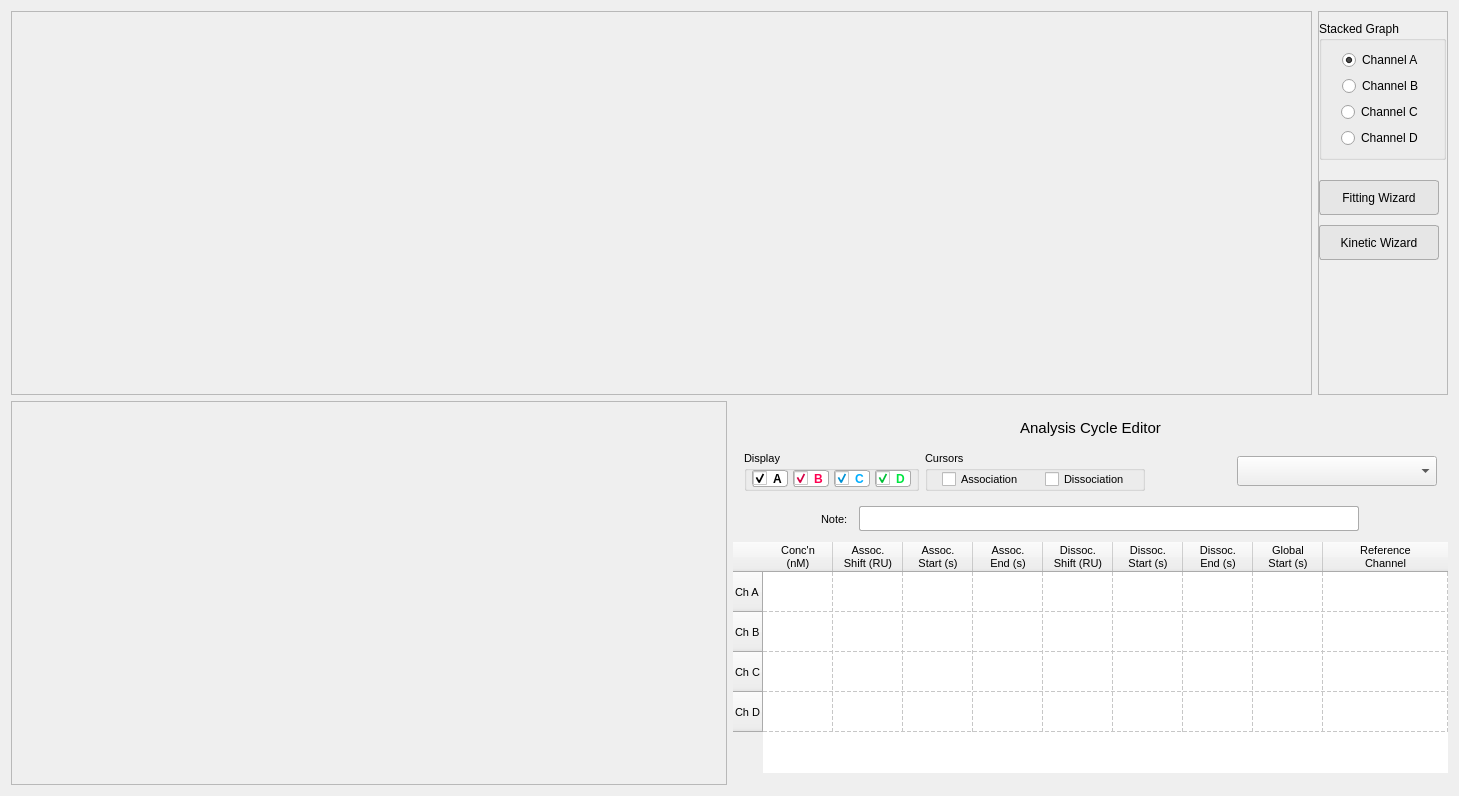
<?xml version="1.0" encoding="UTF-8"?>
<ui version="4.0">
 <class>FormAnalysis</class>
 <widget class="QWidget" name="FormAnalysis">
  <property name="geometry">
   <rect>
    <x>0</x>
    <y>0</y>
    <width>1459</width>
    <height>796</height>
   </rect>
  </property>
  <property name="minimumSize">
   <size>
    <width>1050</width>
    <height>0</height>
   </size>
  </property>
  <property name="font">
   <font>
    <family>Segoe UI</family>
   </font>
  </property>
  <property name="mouseTracking">
   <bool>true</bool>
  </property>
  <property name="focusPolicy">
   <enum>Qt::StrongFocus</enum>
  </property>
  <property name="windowTitle">
   <string>Form</string>
  </property>
  <layout class="QVBoxLayout" name="verticalLayout_4">
   <item>
    <layout class="QHBoxLayout" name="horizontalLayout">
     <item>
      <widget class="QFrame" name="frame_3">
       <property name="minimumSize">
        <size>
         <width>0</width>
         <height>200</height>
        </size>
       </property>
       <property name="frameShape">
        <enum>QFrame::StyledPanel</enum>
       </property>
       <property name="frameShadow">
        <enum>QFrame::Raised</enum>
       </property>
       <layout class="QHBoxLayout" name="horizontalLayout_7">
        <property name="leftMargin">
         <number>5</number>
        </property>
        <property name="topMargin">
         <number>5</number>
        </property>
        <property name="rightMargin">
         <number>5</number>
        </property>
        <property name="bottomMargin">
         <number>5</number>
        </property>
        <item>
         <widget class="PlotWidget" name="stack_graph" native="true">
          <property name="minimumSize">
           <size>
            <width>800</width>
            <height>200</height>
           </size>
          </property>
          <layout class="QHBoxLayout" name="horizontalLayout_6">
           <item>
            <spacer name="horizontalSpacer_3">
             <property name="orientation">
              <enum>Qt::Horizontal</enum>
             </property>
             <property name="sizeHint" stdset="0">
              <size>
               <width>40</width>
               <height>20</height>
              </size>
             </property>
            </spacer>
           </item>
           <item>
            <layout class="QVBoxLayout" name="verticalLayout_6">
             <item>
              <widget class="QLabel" name="label_cur_info">
               <property name="sizePolicy">
                <sizepolicy hsizetype="Preferred" vsizetype="Fixed">
                 <horstretch>0</horstretch>
                 <verstretch>0</verstretch>
                </sizepolicy>
               </property>
               <property name="font">
                <font>
                 <family>Segoe UI</family>
                 <pointsize>8</pointsize>
                </font>
               </property>
               <property name="styleSheet">
                <string notr="true">color: rgb(150, 150, 150);</string>
               </property>
               <property name="text">
                <string/>
               </property>
               <property name="alignment">
                <set>Qt::AlignRight|Qt::AlignTop|Qt::AlignTrailing</set>
               </property>
              </widget>
             </item>
             <item>
              <spacer name="verticalSpacer_2">
               <property name="orientation">
                <enum>Qt::Vertical</enum>
               </property>
               <property name="sizeHint" stdset="0">
                <size>
                 <width>20</width>
                 <height>40</height>
                </size>
               </property>
              </spacer>
             </item>
            </layout>
           </item>
          </layout>
         </widget>
        </item>
       </layout>
      </widget>
     </item>
     <item>
      <widget class="QFrame" name="frame">
       <property name="minimumSize">
        <size>
         <width>130</width>
         <height>300</height>
        </size>
       </property>
       <property name="maximumSize">
        <size>
         <width>400</width>
         <height>16777215</height>
        </size>
       </property>
       <property name="frameShape">
        <enum>QFrame::StyledPanel</enum>
       </property>
       <property name="frameShadow">
        <enum>QFrame::Raised</enum>
       </property>
       <layout class="QVBoxLayout" name="verticalLayout_3">
        <property name="spacing">
         <number>10</number>
        </property>
        <property name="leftMargin">
         <number>0</number>
        </property>
        <property name="rightMargin">
         <number>1</number>
        </property>
        <item>
         <widget class="QGroupBox" name="groupBox">
          <property name="minimumSize">
           <size>
            <width>120</width>
            <height>0</height>
           </size>
          </property>
          <property name="maximumSize">
           <size>
            <width>150</width>
            <height>16777215</height>
           </size>
          </property>
          <property name="title">
           <string>Stacked Graph</string>
          </property>
          <layout class="QVBoxLayout" name="verticalLayout_9">
           <item alignment="Qt::AlignHCenter">
            <widget class="QRadioButton" name="radio_a">
             <property name="text">
              <string>Channel A</string>
             </property>
             <property name="checked">
              <bool>true</bool>
             </property>
            </widget>
           </item>
           <item alignment="Qt::AlignHCenter">
            <widget class="QRadioButton" name="radio_b">
             <property name="text">
              <string>Channel B</string>
             </property>
            </widget>
           </item>
           <item alignment="Qt::AlignHCenter">
            <widget class="QRadioButton" name="radio_c">
             <property name="text">
              <string>Channel C</string>
             </property>
            </widget>
           </item>
           <item alignment="Qt::AlignHCenter">
            <widget class="QRadioButton" name="radio_d">
             <property name="text">
              <string>Channel D</string>
             </property>
            </widget>
           </item>
          </layout>
         </widget>
        </item>
        <item>
         <spacer name="verticalSpacer_6">
          <property name="orientation">
           <enum>Qt::Vertical</enum>
          </property>
          <property name="sizeType">
           <enum>QSizePolicy::Preferred</enum>
          </property>
          <property name="sizeHint" stdset="0">
           <size>
            <width>20</width>
            <height>10</height>
           </size>
          </property>
         </spacer>
        </item>
        <item>
         <widget class="QPushButton" name="fit_wizard_btn">
          <property name="minimumSize">
           <size>
            <width>110</width>
            <height>35</height>
           </size>
          </property>
          <property name="maximumSize">
           <size>
            <width>120</width>
            <height>16777215</height>
           </size>
          </property>
          <property name="font">
           <font>
            <family>Segoe UI</family>
           </font>
          </property>
          <property name="toolTip">
           <string>Launch KD Wizard</string>
          </property>
          <property name="styleSheet">
           <string notr="true">QPushButton {
		
		background-color: rgb(230, 230, 230);
	    border: 1px solid rgb(171, 171, 171); 
		border-radius: 3px;

}

QPushButton::hover{
	background: rgb(253, 253, 253);
	border: 1px raised;
	border-radius: 5px;
}</string>
          </property>
          <property name="text">
           <string>Fitting Wizard</string>
          </property>
         </widget>
        </item>
        <item>
         <widget class="QPushButton" name="kin_wizard_btn">
          <property name="enabled">
           <bool>true</bool>
          </property>
          <property name="minimumSize">
           <size>
            <width>110</width>
            <height>35</height>
           </size>
          </property>
          <property name="maximumSize">
           <size>
            <width>120</width>
            <height>16777215</height>
           </size>
          </property>
          <property name="font">
           <font>
            <family>Segoe UI</family>
           </font>
          </property>
          <property name="toolTip">
           <string>Launch Kinetic Wizard</string>
          </property>
          <property name="styleSheet">
           <string notr="true">QPushButton {
		
		background-color: rgb(230, 230, 230);
	    border: 1px solid rgb(171, 171, 171); 
		border-radius: 3px;

}

QPushButton::hover{
	background: rgb(253, 253, 253);
	border: 1px raised;
	border-radius: 5px;
}</string>
          </property>
          <property name="text">
           <string>Kinetic Wizard</string>
          </property>
         </widget>
        </item>
        <item>
         <spacer name="verticalSpacer_5">
          <property name="orientation">
           <enum>Qt::Vertical</enum>
          </property>
          <property name="sizeType">
           <enum>QSizePolicy::Expanding</enum>
          </property>
          <property name="sizeHint" stdset="0">
           <size>
            <width>20</width>
            <height>30</height>
           </size>
          </property>
         </spacer>
        </item>
        <item>
         <widget class="QFrame" name="file_ctrls">
          <layout class="QHBoxLayout" name="horizontalLayout_9">
           <property name="leftMargin">
            <number>0</number>
           </property>
           <property name="rightMargin">
            <number>0</number>
           </property>
           <item>
            <widget class="QPushButton" name="reset_analysis_btn">
             <property name="sizePolicy">
              <sizepolicy hsizetype="Fixed" vsizetype="Fixed">
               <horstretch>0</horstretch>
               <verstretch>0</verstretch>
              </sizepolicy>
             </property>
             <property name="minimumSize">
              <size>
               <width>30</width>
               <height>30</height>
              </size>
             </property>
             <property name="maximumSize">
              <size>
               <width>30</width>
               <height>30</height>
              </size>
             </property>
             <property name="font">
              <font>
               <family>Segoe UI</family>
               <pointsize>5</pointsize>
              </font>
             </property>
             <property name="mouseTracking">
              <bool>true</bool>
             </property>
             <property name="toolTip">
              <string>Clear All Data</string>
             </property>
             <property name="layoutDirection">
              <enum>Qt::LeftToRight</enum>
             </property>
             <property name="autoFillBackground">
              <bool>false</bool>
             </property>
             <property name="styleSheet">
              <string notr="true">QPushButton{
	border: none;
	background: none;
}

QPushButton::hover{
	background: white;
	border: 1px raised;
	border-radius: 10px;
}</string>
             </property>
             <property name="text">
              <string/>
             </property>
             <property name="icon">
              <iconset resource="ai.qrc">
               <normaloff>:/img/img/reload.png</normaloff>:/img/img/reload.png</iconset>
             </property>
             <property name="iconSize">
              <size>
               <width>25</width>
               <height>25</height>
              </size>
             </property>
             <property name="autoRepeat">
              <bool>false</bool>
             </property>
             <property name="autoExclusive">
              <bool>false</bool>
             </property>
             <property name="autoDefault">
              <bool>false</bool>
             </property>
             <property name="default">
              <bool>false</bool>
             </property>
             <property name="flat">
              <bool>false</bool>
             </property>
            </widget>
           </item>
           <item>
            <widget class="QPushButton" name="import_btn">
             <property name="sizePolicy">
              <sizepolicy hsizetype="Fixed" vsizetype="Fixed">
               <horstretch>0</horstretch>
               <verstretch>0</verstretch>
              </sizepolicy>
             </property>
             <property name="minimumSize">
              <size>
               <width>30</width>
               <height>30</height>
              </size>
             </property>
             <property name="maximumSize">
              <size>
               <width>30</width>
               <height>30</height>
              </size>
             </property>
             <property name="font">
              <font>
               <family>Segoe UI</family>
               <pointsize>5</pointsize>
              </font>
             </property>
             <property name="mouseTracking">
              <bool>true</bool>
             </property>
             <property name="toolTip">
              <string>Import Raw Data</string>
             </property>
             <property name="layoutDirection">
              <enum>Qt::LeftToRight</enum>
             </property>
             <property name="autoFillBackground">
              <bool>false</bool>
             </property>
             <property name="styleSheet">
              <string notr="true">QPushButton{
	border: none;
	background: none;
}

QPushButton::hover{
	background: white;
	border: 1px raised;
	border-radius: 10px;
}</string>
             </property>
             <property name="text">
              <string/>
             </property>
             <property name="icon">
              <iconset resource="ai.qrc">
               <normaloff>:/img/img/folder.png</normaloff>:/img/img/folder.png</iconset>
             </property>
             <property name="iconSize">
              <size>
               <width>23</width>
               <height>23</height>
              </size>
             </property>
             <property name="autoRepeat">
              <bool>false</bool>
             </property>
             <property name="autoExclusive">
              <bool>false</bool>
             </property>
             <property name="autoDefault">
              <bool>false</bool>
             </property>
             <property name="default">
              <bool>false</bool>
             </property>
             <property name="flat">
              <bool>false</bool>
             </property>
            </widget>
           </item>
           <item>
            <widget class="QPushButton" name="export_btn">
             <property name="sizePolicy">
              <sizepolicy hsizetype="Fixed" vsizetype="Fixed">
               <horstretch>0</horstretch>
               <verstretch>0</verstretch>
              </sizepolicy>
             </property>
             <property name="minimumSize">
              <size>
               <width>30</width>
               <height>30</height>
              </size>
             </property>
             <property name="maximumSize">
              <size>
               <width>30</width>
               <height>30</height>
              </size>
             </property>
             <property name="font">
              <font>
               <family>Segoe UI</family>
               <pointsize>5</pointsize>
              </font>
             </property>
             <property name="mouseTracking">
              <bool>true</bool>
             </property>
             <property name="toolTip">
              <string>Export Analysis Data</string>
             </property>
             <property name="layoutDirection">
              <enum>Qt::LeftToRight</enum>
             </property>
             <property name="autoFillBackground">
              <bool>false</bool>
             </property>
             <property name="styleSheet">
              <string notr="true">QPushButton{
	border: none;
	background: none;
}

QPushButton::hover{
	background: white;
	border: 1px raised;
	border-radius: 10px;
}</string>
             </property>
             <property name="text">
              <string/>
             </property>
             <property name="icon">
              <iconset resource="ai.qrc">
               <normaloff>:/img/img/save.png</normaloff>:/img/img/save.png</iconset>
             </property>
             <property name="iconSize">
              <size>
               <width>25</width>
               <height>25</height>
              </size>
             </property>
             <property name="autoRepeat">
              <bool>false</bool>
             </property>
             <property name="autoExclusive">
              <bool>false</bool>
             </property>
             <property name="autoDefault">
              <bool>false</bool>
             </property>
             <property name="default">
              <bool>false</bool>
             </property>
             <property name="flat">
              <bool>false</bool>
             </property>
            </widget>
           </item>
          </layout>
         </widget>
        </item>
        <item>
         <spacer name="verticalSpacer">
          <property name="orientation">
           <enum>Qt::Vertical</enum>
          </property>
          <property name="sizeHint" stdset="0">
           <size>
            <width>20</width>
            <height>30</height>
           </size>
          </property>
         </spacer>
        </item>
       </layout>
      </widget>
     </item>
    </layout>
   </item>
   <item>
    <layout class="QHBoxLayout" name="bottom_horizontal">
     <item>
      <widget class="QFrame" name="SOI_Frame">
       <property name="sizePolicy">
        <sizepolicy hsizetype="Expanding" vsizetype="Expanding">
         <horstretch>0</horstretch>
         <verstretch>0</verstretch>
        </sizepolicy>
       </property>
       <property name="minimumSize">
        <size>
         <width>0</width>
         <height>300</height>
        </size>
       </property>
       <property name="maximumSize">
        <size>
         <width>16777215</width>
         <height>500</height>
        </size>
       </property>
       <property name="font">
        <font>
         <family>Segoe UI</family>
         <pointsize>8</pointsize>
        </font>
       </property>
       <layout class="QHBoxLayout" name="horizontalLayout_3">
        <property name="leftMargin">
         <number>0</number>
        </property>
        <property name="topMargin">
         <number>0</number>
        </property>
        <property name="rightMargin">
         <number>0</number>
        </property>
        <property name="bottomMargin">
         <number>0</number>
        </property>
        <item>
         <widget class="QFrame" name="SOI">
          <property name="sizePolicy">
           <sizepolicy hsizetype="Expanding" vsizetype="Expanding">
            <horstretch>0</horstretch>
            <verstretch>0</verstretch>
           </sizepolicy>
          </property>
          <property name="minimumSize">
           <size>
            <width>250</width>
            <height>150</height>
           </size>
          </property>
          <property name="maximumSize">
           <size>
            <width>10000</width>
            <height>10000</height>
           </size>
          </property>
          <property name="frameShape">
           <enum>QFrame::StyledPanel</enum>
          </property>
          <property name="frameShadow">
           <enum>QFrame::Raised</enum>
          </property>
          <layout class="QVBoxLayout" name="verticalLayout_8">
           <item>
            <spacer name="horizontalSpacer_4">
             <property name="orientation">
              <enum>Qt::Horizontal</enum>
             </property>
             <property name="sizeHint" stdset="0">
              <size>
               <width>40</width>
               <height>20</height>
              </size>
             </property>
            </spacer>
           </item>
           <item>
            <spacer name="verticalSpacer_4">
             <property name="orientation">
              <enum>Qt::Vertical</enum>
             </property>
             <property name="sizeHint" stdset="0">
              <size>
               <width>10</width>
               <height>40</height>
              </size>
             </property>
            </spacer>
           </item>
          </layout>
         </widget>
        </item>
        <item>
         <widget class="QFrame" name="analysis_table">
          <property name="sizePolicy">
           <sizepolicy hsizetype="Expanding" vsizetype="Expanding">
            <horstretch>0</horstretch>
            <verstretch>0</verstretch>
           </sizepolicy>
          </property>
          <property name="minimumSize">
           <size>
            <width>300</width>
            <height>200</height>
           </size>
          </property>
          <property name="maximumSize">
           <size>
            <width>900</width>
            <height>360</height>
           </size>
          </property>
          <layout class="QVBoxLayout" name="verticalLayout_5">
           <property name="spacing">
            <number>3</number>
           </property>
           <property name="leftMargin">
            <number>0</number>
           </property>
           <property name="topMargin">
            <number>0</number>
           </property>
           <property name="rightMargin">
            <number>0</number>
           </property>
           <property name="bottomMargin">
            <number>0</number>
           </property>
           <item>
            <widget class="QLabel" name="label">
             <property name="minimumSize">
              <size>
               <width>0</width>
               <height>30</height>
              </size>
             </property>
             <property name="maximumSize">
              <size>
               <width>16777214</width>
               <height>30</height>
              </size>
             </property>
             <property name="font">
              <font>
               <family>Segoe UI</family>
               <pointsize>11</pointsize>
               <bold>false</bold>
              </font>
             </property>
             <property name="text">
              <string>Analysis Cycle Editor</string>
             </property>
             <property name="alignment">
              <set>Qt::AlignCenter</set>
             </property>
             <property name="indent">
              <number>30</number>
             </property>
            </widget>
           </item>
           <item>
            <widget class="QFrame" name="horizontalFrame">
             <property name="minimumSize">
              <size>
               <width>0</width>
               <height>50</height>
              </size>
             </property>
             <property name="maximumSize">
              <size>
               <width>16777215</width>
               <height>50</height>
              </size>
             </property>
             <layout class="QHBoxLayout" name="horizontalLayout_2">
              <property name="leftMargin">
               <number>11</number>
              </property>
              <property name="topMargin">
               <number>0</number>
              </property>
              <property name="rightMargin">
               <number>11</number>
              </property>
              <property name="bottomMargin">
               <number>0</number>
              </property>
              <item>
               <widget class="QGroupBox" name="groupBox_3">
                <property name="maximumSize">
                 <size>
                  <width>175</width>
                  <height>40</height>
                 </size>
                </property>
                <property name="title">
                 <string>Display</string>
                </property>
                <layout class="QHBoxLayout" name="horizontalLayout_4">
                 <property name="spacing">
                  <number>5</number>
                 </property>
                 <property name="leftMargin">
                  <number>5</number>
                 </property>
                 <property name="topMargin">
                  <number>0</number>
                 </property>
                 <property name="rightMargin">
                  <number>5</number>
                 </property>
                 <property name="bottomMargin">
                  <number>0</number>
                 </property>
                 <item>
                  <widget class="QCheckBox" name="segment_A">
                   <property name="minimumSize">
                    <size>
                     <width>0</width>
                     <height>15</height>
                    </size>
                   </property>
                   <property name="maximumSize">
                    <size>
                     <width>37</width>
                     <height>16777215</height>
                    </size>
                   </property>
                   <property name="font">
                    <font>
                     <family>Segoe UI</family>
                     <pointsize>9</pointsize>
                     <bold>true</bold>
                    </font>
                   </property>
                   <property name="styleSheet">
                    <string notr="true">QCheckBox{
	color: black;
	background:white;
	border: 1px solid rgb(171, 171, 171); 
	border-radius: 3px;
}</string>
                   </property>
                   <property name="text">
                    <string>A  </string>
                   </property>
                   <property name="checked">
                    <bool>true</bool>
                   </property>
                  </widget>
                 </item>
                 <item>
                  <widget class="QCheckBox" name="segment_B">
                   <property name="minimumSize">
                    <size>
                     <width>0</width>
                     <height>15</height>
                    </size>
                   </property>
                   <property name="maximumSize">
                    <size>
                     <width>37</width>
                     <height>16777215</height>
                    </size>
                   </property>
                   <property name="font">
                    <font>
                     <family>Segoe UI</family>
                     <pointsize>9</pointsize>
                     <bold>true</bold>
                    </font>
                   </property>
                   <property name="styleSheet">
                    <string notr="true">QCheckBox{
	color: rgb(255, 0, 81);
	background: white;
	border: 1px solid rgb(171, 171, 171); 
	border-radius: 3px;
}</string>
                   </property>
                   <property name="text">
                    <string>B  </string>
                   </property>
                   <property name="checked">
                    <bool>true</bool>
                   </property>
                  </widget>
                 </item>
                 <item>
                  <widget class="QCheckBox" name="segment_C">
                   <property name="minimumSize">
                    <size>
                     <width>0</width>
                     <height>15</height>
                    </size>
                   </property>
                   <property name="maximumSize">
                    <size>
                     <width>37</width>
                     <height>16777215</height>
                    </size>
                   </property>
                   <property name="font">
                    <font>
                     <family>Segoe UI</family>
                     <pointsize>9</pointsize>
                     <bold>true</bold>
                    </font>
                   </property>
                   <property name="styleSheet">
                    <string notr="true">QCheckBox{
	color: rgb(0, 174, 255);
	background: white;
	border: 1px solid rgb(171, 171, 171); 
	border-radius: 3px;
}</string>
                   </property>
                   <property name="text">
                    <string>C  </string>
                   </property>
                   <property name="checked">
                    <bool>true</bool>
                   </property>
                  </widget>
                 </item>
                 <item>
                  <widget class="QCheckBox" name="segment_D">
                   <property name="minimumSize">
                    <size>
                     <width>0</width>
                     <height>15</height>
                    </size>
                   </property>
                   <property name="maximumSize">
                    <size>
                     <width>37</width>
                     <height>16777215</height>
                    </size>
                   </property>
                   <property name="font">
                    <font>
                     <family>Segoe UI</family>
                     <pointsize>9</pointsize>
                     <bold>true</bold>
                    </font>
                   </property>
                   <property name="styleSheet">
                    <string notr="true">QCheckBox{
	color: rgb(0, 230, 65);
	border: 1px solid rgb(171, 171, 171); 
	background:white;
	border-radius: 3px;
}</string>
                   </property>
                   <property name="text">
                    <string>D  </string>
                   </property>
                   <property name="checked">
                    <bool>true</bool>
                   </property>
                  </widget>
                 </item>
                </layout>
               </widget>
              </item>
              <item>
               <widget class="QGroupBox" name="cursor_ctrls">
                <property name="minimumSize">
                 <size>
                  <width>220</width>
                  <height>0</height>
                 </size>
                </property>
                <property name="maximumSize">
                 <size>
                  <width>220</width>
                  <height>40</height>
                 </size>
                </property>
                <property name="title">
                 <string>Cursors</string>
                </property>
                <layout class="QHBoxLayout" name="horizontalLayout_5">
                 <property name="spacing">
                  <number>5</number>
                 </property>
                 <property name="leftMargin">
                  <number>5</number>
                 </property>
                 <property name="topMargin">
                  <number>0</number>
                 </property>
                 <property name="rightMargin">
                  <number>5</number>
                 </property>
                 <property name="bottomMargin">
                  <number>0</number>
                 </property>
                 <item alignment="Qt::AlignHCenter">
                  <widget class="QCheckBox" name="assoc_cursors">
                   <property name="text">
                    <string>Association</string>
                   </property>
                  </widget>
                 </item>
                 <item alignment="Qt::AlignHCenter">
                  <widget class="QCheckBox" name="dissoc_cursors">
                   <property name="text">
                    <string>Dissociation</string>
                   </property>
                  </widget>
                 </item>
                </layout>
               </widget>
              </item>
              <item>
               <spacer name="horizontalSpacer_2">
                <property name="orientation">
                 <enum>Qt::Horizontal</enum>
                </property>
                <property name="sizeHint" stdset="0">
                 <size>
                  <width>20</width>
                  <height>20</height>
                 </size>
                </property>
               </spacer>
              </item>
              <item alignment="Qt::AlignLeft">
               <widget class="QComboBox" name="seg_select">
                <property name="minimumSize">
                 <size>
                  <width>200</width>
                  <height>25</height>
                 </size>
                </property>
                <property name="maximumSize">
                 <size>
                  <width>200</width>
                  <height>30</height>
                 </size>
                </property>
               </widget>
              </item>
             </layout>
            </widget>
           </item>
           <item alignment="Qt::AlignHCenter">
            <widget class="QFrame" name="frame_2">
             <property name="sizePolicy">
              <sizepolicy hsizetype="Preferred" vsizetype="Fixed">
               <horstretch>0</horstretch>
               <verstretch>0</verstretch>
              </sizepolicy>
             </property>
             <property name="minimumSize">
              <size>
               <width>0</width>
               <height>40</height>
              </size>
             </property>
             <property name="maximumSize">
              <size>
               <width>16777215</width>
               <height>40</height>
              </size>
             </property>
             <layout class="QHBoxLayout" name="horizontalLayout_8">
              <property name="spacing">
               <number>11</number>
              </property>
              <property name="leftMargin">
               <number>11</number>
              </property>
              <property name="topMargin">
               <number>0</number>
              </property>
              <property name="rightMargin">
               <number>11</number>
              </property>
              <property name="bottomMargin">
               <number>0</number>
              </property>
              <item>
               <widget class="QLabel" name="label_2">
                <property name="maximumSize">
                 <size>
                  <width>60</width>
                  <height>16777215</height>
                 </size>
                </property>
                <property name="text">
                 <string>Note:</string>
                </property>
               </widget>
              </item>
              <item>
               <widget class="QLineEdit" name="current_note">
                <property name="enabled">
                 <bool>true</bool>
                </property>
                <property name="sizePolicy">
                 <sizepolicy hsizetype="Preferred" vsizetype="Fixed">
                  <horstretch>0</horstretch>
                  <verstretch>0</verstretch>
                 </sizepolicy>
                </property>
                <property name="minimumSize">
                 <size>
                  <width>500</width>
                  <height>25</height>
                 </size>
                </property>
                <property name="maximumSize">
                 <size>
                  <width>500</width>
                  <height>25</height>
                 </size>
                </property>
                <property name="font">
                 <font>
                  <family>Segoe UI</family>
                  <pointsize>9</pointsize>
                 </font>
                </property>
                <property name="focusPolicy">
                 <enum>Qt::ClickFocus</enum>
                </property>
                <property name="styleSheet">
                 <string notr="true">
QLineEdit {
		background-color: white;
		border: 1px solid rgb(171, 171, 171);
		border-radius: 2px;

}

QLineEdit:focus{
	background-color: rgb(240, 255, 245);
	border: 1px solid rgb(171, 171, 171);
	border-radius: 2px;
}</string>
                </property>
                <property name="text">
                 <string/>
                </property>
               </widget>
              </item>
             </layout>
            </widget>
           </item>
           <item>
            <widget class="QScrollArea" name="scrollArea">
             <property name="sizePolicy">
              <sizepolicy hsizetype="Expanding" vsizetype="Preferred">
               <horstretch>0</horstretch>
               <verstretch>0</verstretch>
              </sizepolicy>
             </property>
             <property name="maximumSize">
              <size>
               <width>16777215</width>
               <height>400</height>
              </size>
             </property>
             <property name="frameShape">
              <enum>QFrame::NoFrame</enum>
             </property>
             <property name="frameShadow">
              <enum>QFrame::Plain</enum>
             </property>
             <property name="verticalScrollBarPolicy">
              <enum>Qt::ScrollBarAlwaysOff</enum>
             </property>
             <property name="widgetResizable">
              <bool>true</bool>
             </property>
             <widget class="QWidget" name="scrollAreaWidgetContents">
              <property name="geometry">
               <rect>
                <x>0</x>
                <y>0</y>
                <width>716</width>
                <height>231</height>
               </rect>
              </property>
              <property name="maximumSize">
               <size>
                <width>16777215</width>
                <height>600</height>
               </size>
              </property>
              <layout class="QVBoxLayout" name="verticalLayout">
               <property name="spacing">
                <number>0</number>
               </property>
               <property name="leftMargin">
                <number>0</number>
               </property>
               <property name="topMargin">
                <number>0</number>
               </property>
               <property name="rightMargin">
                <number>0</number>
               </property>
               <property name="bottomMargin">
                <number>0</number>
               </property>
               <item>
                <widget class="QTableWidget" name="data_table">
                 <property name="sizePolicy">
                  <sizepolicy hsizetype="Expanding" vsizetype="Expanding">
                   <horstretch>0</horstretch>
                   <verstretch>0</verstretch>
                  </sizepolicy>
                 </property>
                 <property name="minimumSize">
                  <size>
                   <width>375</width>
                   <height>175</height>
                  </size>
                 </property>
                 <property name="maximumSize">
                  <size>
                   <width>10000</width>
                   <height>400</height>
                  </size>
                 </property>
                 <property name="font">
                  <font>
                   <family>Segoe UI</family>
                   <pointsize>8</pointsize>
                  </font>
                 </property>
                 <property name="focusPolicy">
                  <enum>Qt::ClickFocus</enum>
                 </property>
                 <property name="frameShape">
                  <enum>QFrame::NoFrame</enum>
                 </property>
                 <property name="sizeAdjustPolicy">
                  <enum>QAbstractScrollArea::AdjustToContents</enum>
                 </property>
                 <property name="editTriggers">
                  <set>QAbstractItemView::DoubleClicked</set>
                 </property>
                 <property name="showGrid">
                  <bool>true</bool>
                 </property>
                 <property name="gridStyle">
                  <enum>Qt::DashLine</enum>
                 </property>
                 <property name="wordWrap">
                  <bool>true</bool>
                 </property>
                 <property name="rowCount">
                  <number>4</number>
                 </property>
                 <property name="columnCount">
                  <number>9</number>
                 </property>
                 <attribute name="horizontalHeaderVisible">
                  <bool>true</bool>
                 </attribute>
                 <attribute name="horizontalHeaderCascadingSectionResizes">
                  <bool>true</bool>
                 </attribute>
                 <attribute name="horizontalHeaderMinimumSectionSize">
                  <number>70</number>
                 </attribute>
                 <attribute name="horizontalHeaderDefaultSectionSize">
                  <number>70</number>
                 </attribute>
                 <attribute name="horizontalHeaderHighlightSections">
                  <bool>true</bool>
                 </attribute>
                 <attribute name="horizontalHeaderShowSortIndicator" stdset="0">
                  <bool>false</bool>
                 </attribute>
                 <attribute name="horizontalHeaderStretchLastSection">
                  <bool>true</bool>
                 </attribute>
                 <attribute name="verticalHeaderVisible">
                  <bool>true</bool>
                 </attribute>
                 <attribute name="verticalHeaderCascadingSectionResizes">
                  <bool>true</bool>
                 </attribute>
                 <attribute name="verticalHeaderMinimumSectionSize">
                  <number>30</number>
                 </attribute>
                 <attribute name="verticalHeaderDefaultSectionSize">
                  <number>40</number>
                 </attribute>
                 <attribute name="verticalHeaderHighlightSections">
                  <bool>false</bool>
                 </attribute>
                 <attribute name="verticalHeaderShowSortIndicator" stdset="0">
                  <bool>false</bool>
                 </attribute>
                 <attribute name="verticalHeaderStretchLastSection">
                  <bool>false</bool>
                 </attribute>
                 <row>
                  <property name="text">
                   <string>Ch A</string>
                  </property>
                  <property name="font">
                   <font>
                    <family>Segoe UI</family>
                    <pointsize>8</pointsize>
                   </font>
                  </property>
                 </row>
                 <row>
                  <property name="text">
                   <string>Ch B</string>
                  </property>
                  <property name="font">
                   <font>
                    <family>Segoe UI</family>
                    <pointsize>8</pointsize>
                   </font>
                  </property>
                 </row>
                 <row>
                  <property name="text">
                   <string>Ch C</string>
                  </property>
                  <property name="font">
                   <font>
                    <family>Segoe UI</family>
                    <pointsize>8</pointsize>
                   </font>
                  </property>
                 </row>
                 <row>
                  <property name="text">
                   <string>Ch D</string>
                  </property>
                  <property name="font">
                   <font>
                    <family>Segoe UI</family>
                    <pointsize>8</pointsize>
                   </font>
                  </property>
                 </row>
                 <column>
                  <property name="text">
                   <string>Conc'n
(nM)</string>
                  </property>
                  <property name="font">
                   <font>
                    <pointsize>8</pointsize>
                    <bold>false</bold>
                   </font>
                  </property>
                 </column>
                 <column>
                  <property name="text">
                   <string>Assoc.
Shift (RU)</string>
                  </property>
                  <property name="font">
                   <font>
                    <pointsize>8</pointsize>
                   </font>
                  </property>
                 </column>
                 <column>
                  <property name="text">
                   <string>Assoc.
Start (s)</string>
                  </property>
                  <property name="font">
                   <font>
                    <pointsize>8</pointsize>
                   </font>
                  </property>
                 </column>
                 <column>
                  <property name="text">
                   <string>Assoc.
End (s)</string>
                  </property>
                  <property name="font">
                   <font>
                    <pointsize>8</pointsize>
                   </font>
                  </property>
                 </column>
                 <column>
                  <property name="text">
                   <string>Dissoc.
Shift (RU)</string>
                  </property>
                  <property name="font">
                   <font>
                    <family>Segoe UI</family>
                    <pointsize>8</pointsize>
                   </font>
                  </property>
                 </column>
                 <column>
                  <property name="text">
                   <string>Dissoc.
Start (s)</string>
                  </property>
                  <property name="font">
                   <font>
                    <family>Segoe UI</family>
                    <pointsize>8</pointsize>
                   </font>
                  </property>
                 </column>
                 <column>
                  <property name="text">
                   <string>Dissoc.
End (s)</string>
                  </property>
                  <property name="font">
                   <font>
                    <family>Segoe UI</family>
                    <pointsize>8</pointsize>
                   </font>
                  </property>
                 </column>
                 <column>
                  <property name="text">
                   <string>Global
Start (s)</string>
                  </property>
                  <property name="font">
                   <font>
                    <family>Segoe UI</family>
                    <pointsize>8</pointsize>
                   </font>
                  </property>
                 </column>
                 <column>
                  <property name="text">
                   <string>Reference
Channel</string>
                  </property>
                  <property name="font">
                   <font>
                    <family>Segoe UI</family>
                    <pointsize>8</pointsize>
                   </font>
                  </property>
                 </column>
                 <item row="0" column="0">
                  <property name="text">
                   <string/>
                  </property>
                  <property name="textAlignment">
                   <set>AlignCenter</set>
                  </property>
                 </item>
                </widget>
               </item>
              </layout>
             </widget>
            </widget>
           </item>
          </layout>
         </widget>
        </item>
       </layout>
      </widget>
     </item>
    </layout>
   </item>
  </layout>
 </widget>
 <customwidgets>
  <customwidget>
   <class>PlotWidget</class>
   <extends>QWidget</extends>
   <header>pyqtgraph</header>
   <container>1</container>
  </customwidget>
 </customwidgets>
 <resources>
  <include location="ai.qrc"/>
 </resources>
 <connections/>
</ui>
